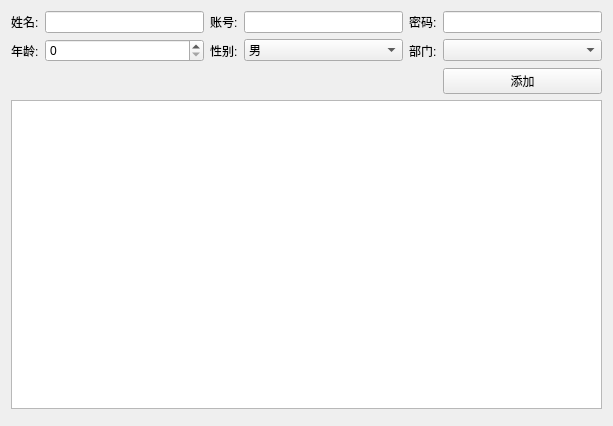
<?xml version="1.0" encoding="UTF-8"?>
<ui version="4.0">
 <class>TableView</class>
 <widget class="QWidget" name="TableView">
  <property name="geometry">
   <rect>
    <x>0</x>
    <y>0</y>
    <width>613</width>
    <height>426</height>
   </rect>
  </property>
  <property name="windowTitle">
   <string>Form</string>
  </property>
  <layout class="QVBoxLayout" name="verticalLayout">
   <item>
    <layout class="QGridLayout" name="gridLayout">
     <item row="1" column="0">
      <widget class="QLabel" name="label_4">
       <property name="text">
        <string>年龄:</string>
       </property>
      </widget>
     </item>
     <item row="1" column="3">
      <widget class="QLabel" name="label_5">
       <property name="text">
        <string>性别:</string>
       </property>
      </widget>
     </item>
     <item row="0" column="4">
      <widget class="QLineEdit" name="le_account"/>
     </item>
     <item row="0" column="6">
      <widget class="QLineEdit" name="le_password"/>
     </item>
     <item row="1" column="2">
      <widget class="QSpinBox" name="sb_age"/>
     </item>
     <item row="1" column="5">
      <widget class="QLabel" name="label_6">
       <property name="text">
        <string>部门:</string>
       </property>
      </widget>
     </item>
     <item row="0" column="5">
      <widget class="QLabel" name="label_3">
       <property name="text">
        <string>密码:</string>
       </property>
      </widget>
     </item>
     <item row="0" column="3">
      <widget class="QLabel" name="label_2">
       <property name="text">
        <string>账号:</string>
       </property>
      </widget>
     </item>
     <item row="1" column="4">
      <widget class="QComboBox" name="cb_sex">
       <item>
        <property name="text">
         <string>男</string>
        </property>
       </item>
       <item>
        <property name="text">
         <string>女</string>
        </property>
       </item>
      </widget>
     </item>
     <item row="0" column="0">
      <widget class="QLabel" name="label">
       <property name="text">
        <string>姓名:</string>
       </property>
      </widget>
     </item>
     <item row="0" column="2">
      <widget class="QLineEdit" name="le_name"/>
     </item>
     <item row="1" column="6">
      <widget class="QComboBox" name="cb_dept"/>
     </item>
     <item row="2" column="6">
      <widget class="QPushButton" name="btn_insert">
       <property name="text">
        <string>添加</string>
       </property>
      </widget>
     </item>
    </layout>
   </item>
   <item>
    <widget class="QTableView" name="tableView"/>
   </item>
   <item>
    <widget class="PageWidget" name="wdt_page" native="true"/>
   </item>
  </layout>
 </widget>
 <customwidgets>
  <customwidget>
   <class>PageWidget</class>
   <extends>QWidget</extends>
   <header>pagewidget.h</header>
   <container>1</container>
  </customwidget>
 </customwidgets>
 <resources/>
 <connections/>
</ui>
